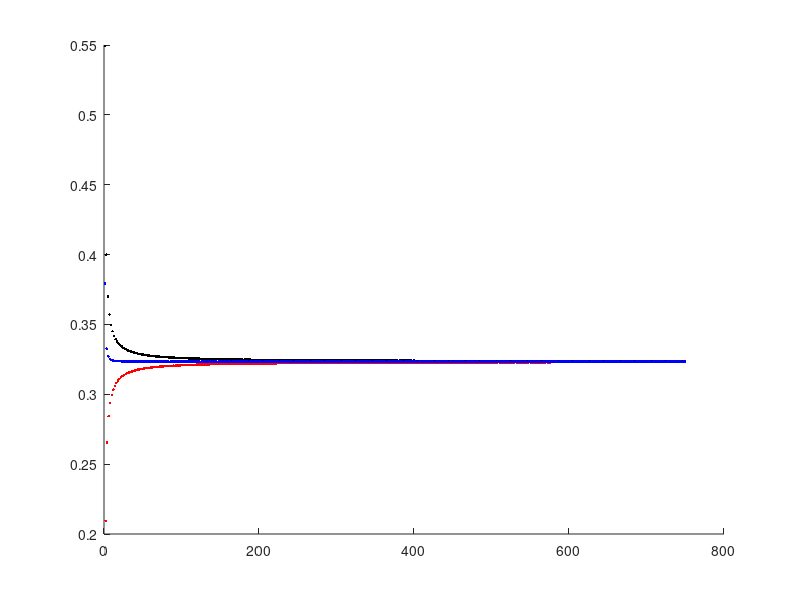

Reproduce this figure in MATLAB.
function moler_6_19
%Domanda a
%0 è punto di accumulazione degli zeri della 

k_max=750;              %Valori maggiori richiedono modelli più sofisticati
x_k=(ones(k_max+1,1));

for k=1:k_max;
f=@(x) log(x)/x+pi*(k-1/2);
x_k(k+1)=fzero(f,1/k); %1/k serie decrescente più facile che mi è venuta in
                       %mente, niente di più raffinato
end

g=@(t) cos(log(t)./t)./t ;
s=0;
s_d=0;
hold on
s_dv=zeros(k_max/2,1);
s_pv=s_dv;
for k=1:k_max
    if mod(k,2)~=0
        s_d=s+quad(g,x_k(k+1),x_k(k));
        s_dv((k+1)/2)=s_d;
    else
        s=s_d+quad(g,x_k(k+1),x_k(k));
        s_pv(k/2)=s;
    end
end
plot(1:2:k,s_dv,'.k');
plot(2:2:k,s_pv,'.r');
m=(s_dv+s_pv)./2;
plot(1.5:2:k+0.5,m,'.b');
